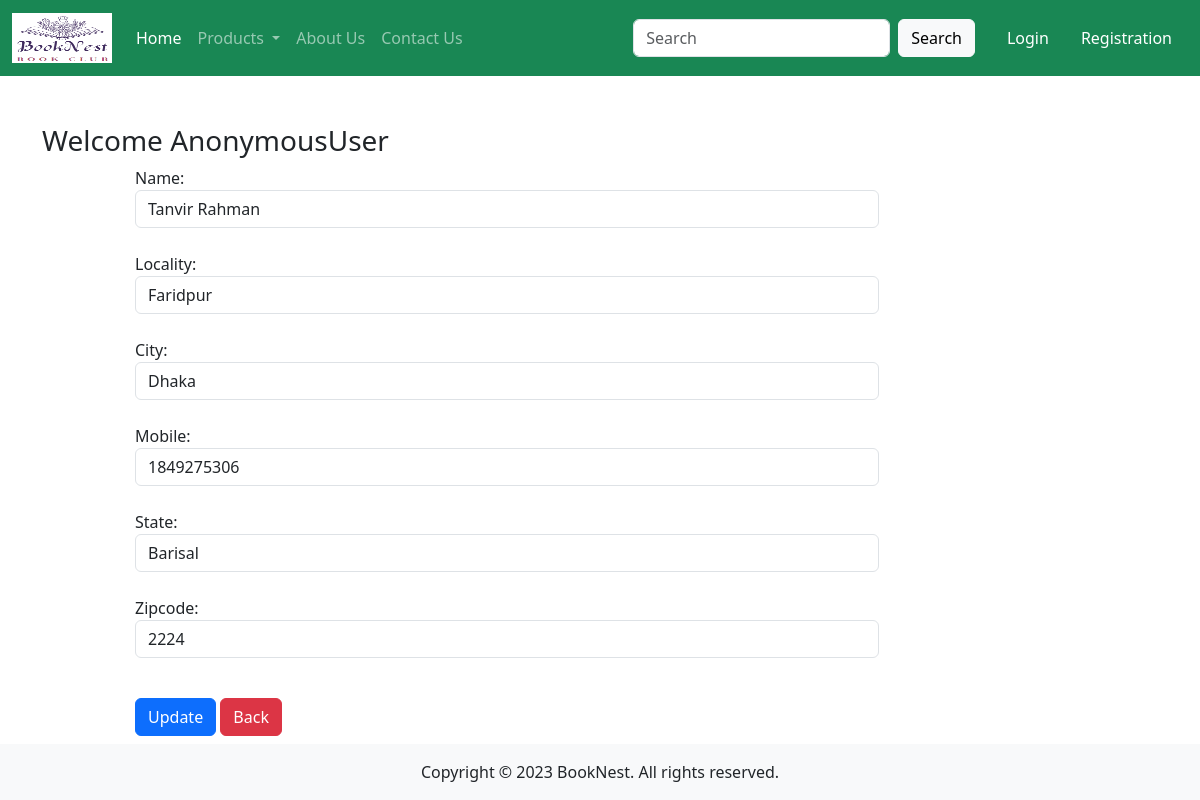
/updateAddress/1/, run on an earlier commit of the app's database.
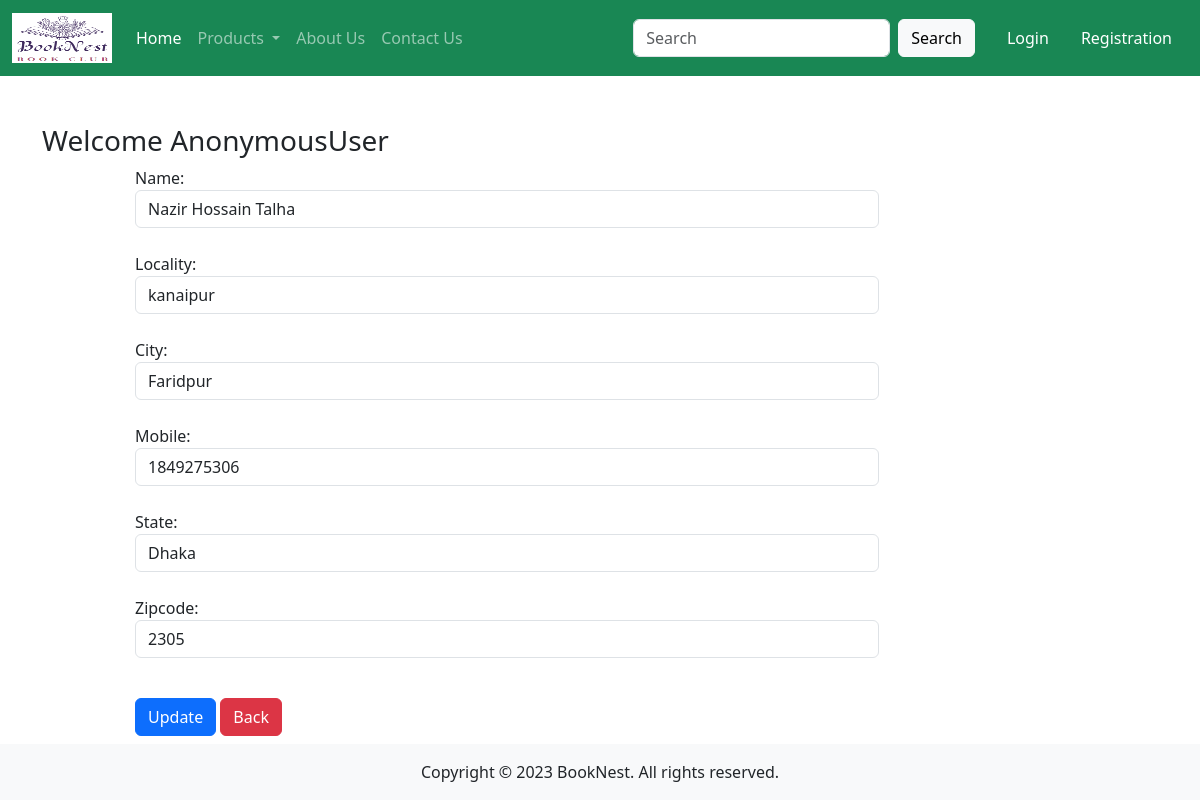
And on a later commit of the database.
### app/models.py (models this page shows, shortened)
class Customer(models.Model):
    user = models.ForeignKey(User, on_delete=models.CASCADE)
    name = models.CharField(max_length=200)
    locality = models.CharField(max_length=200)
    city = models.CharField(max_length=200)
    mobile = models.IntegerField(default=0)
    zipcode = models.IntegerField()
    state = models.CharField(choices=STATE_CHOICES, max_length=100)

### app/views.py (the view, shortened to what this page needs)
# urls.py: path('updateAddress/<int:pk>/', views.updateAddress.as_view(), name='updateAddress'),
class updateAddress(View):
    def get(self, request, pk):
        add = get_object_or_404(Customer, pk=pk)
        form = CustomerProfileForm(instance=add)
        return render(request, 'app/updateAddress.html', {'form': form})

### app/forms.py
class CustomerProfileForm(forms.ModelForm):
    class Meta:
        model = Customer
        fields = ['name','locality','city','mobile','state','zipcode']
        widgets = {
            'name': forms.TextInput(attrs={'class': 'form-control'}),
            'locality': forms.TextInput(attrs={'class': 'form-control'}),
            'city': forms.TextInput(attrs={'class': 'form-control'}),
            'mobile': forms.NumberInput(attrs={'class': 'form-control'}),
            'state': forms.Select(attrs={'class': 'form-control'}),
            'zipcode': forms.NumberInput(attrs={'class': 'form-control'}),
        }

### app/templates/app/updateAddress.html (shortened to what this page needs)
{% extends 'app/base.html' %}
{% load static %}
{% block main-content %}
<div class="container my-5">
    <div class="row">
        <h3>Welcome <span class="text-capitalize">{{ request.user }}</span></h3>
    </div>
    <div class="col-sm-8 offset-sm-1">
        <form action="" method="post">
            {% for fm in form %}
                {{ fm.label_tag }} {{ fm }}
                <br>
            {% endfor %}
            <div class="col-12 mt-3">
                <button type="submit" class="btn btn-primary">Update</button>
                <a href="{% url 'address' %}" type="button" class="btn btn-danger">Back</a>
            </div>
        </form>
    </div>
</div>
{% endblock main-content %}

What changed in the data, as far as the page shows it:
changed Customer "Faridpur": name "Tanvir Rahman" → "Nazir Hossain Talha"; locality "Faridpur" → "kanaipur"; city "Dhaka" → "Faridpur"; state "Barisal" → "Dhaka"; zipcode "2224" → "2305"
